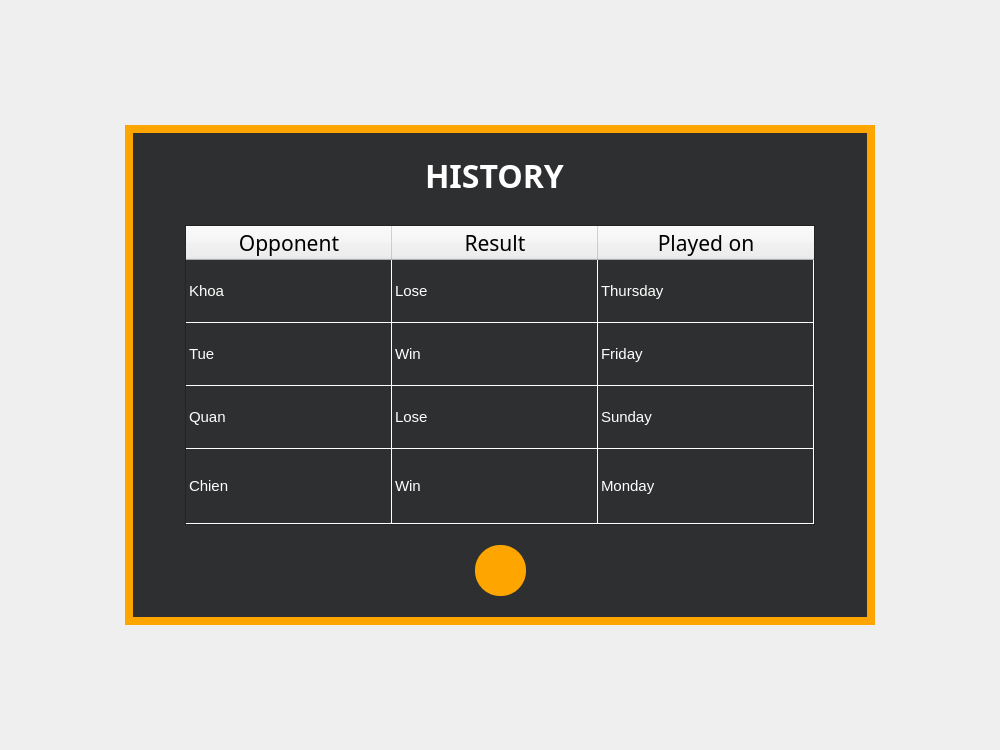
<?xml version="1.0" encoding="UTF-8"?>
<ui version="4.0">
 <class>history</class>
 <widget class="QWidget" name="history">
  <property name="windowModality">
   <enum>Qt::NonModal</enum>
  </property>
  <property name="enabled">
   <bool>true</bool>
  </property>
  <property name="geometry">
   <rect>
    <x>0</x>
    <y>0</y>
    <width>1000</width>
    <height>750</height>
   </rect>
  </property>
  <property name="contextMenuPolicy">
   <enum>Qt::DefaultContextMenu</enum>
  </property>
  <property name="windowTitle">
   <string>windowForm</string>
  </property>
  <property name="autoFillBackground">
   <bool>false</bool>
  </property>
  <property name="styleSheet">
   <string notr="true"/>
  </property>
  <widget class="QFrame" name="historyFrame">
   <property name="geometry">
    <rect>
     <x>125</x>
     <y>125</y>
     <width>750</width>
     <height>500</height>
    </rect>
   </property>
   <property name="autoFillBackground">
    <bool>false</bool>
   </property>
   <property name="styleSheet">
    <string notr="true">QFrame#historyFrame {
	background-color: rgb(46, 47, 48);
 border: 8px solid orange; 
}</string>
   </property>
   <property name="frameShape">
    <enum>QFrame::StyledPanel</enum>
   </property>
   <property name="frameShadow">
    <enum>QFrame::Raised</enum>
   </property>
   <widget class="QTableWidget" name="historyView">
    <property name="geometry">
     <rect>
      <x>60</x>
      <y>100</y>
      <width>630</width>
      <height>300</height>
     </rect>
    </property>
    <property name="sizePolicy">
     <sizepolicy hsizetype="Preferred" vsizetype="Preferred">
      <horstretch>0</horstretch>
      <verstretch>0</verstretch>
     </sizepolicy>
    </property>
    <property name="baseSize">
     <size>
      <width>0</width>
      <height>0</height>
     </size>
    </property>
    <property name="layoutDirection">
     <enum>Qt::LeftToRight</enum>
    </property>
    <property name="autoFillBackground">
     <bool>false</bool>
    </property>
    <property name="styleSheet">
     <string notr="true">QTableWidget { 
background-color: #2e2f30;
gridline-color: white;
border: 2px solid #fffff;
color: white

}
QTableWidget::item {
  
}
QHeaderView::section {
gridline-color: white;
}
</string>
    </property>
    <property name="frameShape">
     <enum>QFrame::StyledPanel</enum>
    </property>
    <property name="frameShadow">
     <enum>QFrame::Plain</enum>
    </property>
    <property name="lineWidth">
     <number>2</number>
    </property>
    <property name="verticalScrollBarPolicy">
     <enum>Qt::ScrollBarAsNeeded</enum>
    </property>
    <property name="horizontalScrollBarPolicy">
     <enum>Qt::ScrollBarAsNeeded</enum>
    </property>
    <property name="sizeAdjustPolicy">
     <enum>QAbstractScrollArea::AdjustToContents</enum>
    </property>
    <property name="editTriggers">
     <set>QAbstractItemView::NoEditTriggers</set>
    </property>
    <property name="alternatingRowColors">
     <bool>false</bool>
    </property>
    <property name="selectionMode">
     <enum>QAbstractItemView::NoSelection</enum>
    </property>
    <property name="iconSize">
     <size>
      <width>0</width>
      <height>0</height>
     </size>
    </property>
    <property name="horizontalScrollMode">
     <enum>QAbstractItemView::ScrollPerItem</enum>
    </property>
    <property name="showGrid">
     <bool>true</bool>
    </property>
    <property name="gridStyle">
     <enum>Qt::SolidLine</enum>
    </property>
    <property name="wordWrap">
     <bool>true</bool>
    </property>
    <property name="cornerButtonEnabled">
     <bool>true</bool>
    </property>
    <property name="rowCount">
     <number>4</number>
    </property>
    <property name="columnCount">
     <number>3</number>
    </property>
    <attribute name="horizontalHeaderVisible">
     <bool>true</bool>
    </attribute>
    <attribute name="horizontalHeaderCascadingSectionResizes">
     <bool>false</bool>
    </attribute>
    <attribute name="horizontalHeaderMinimumSectionSize">
     <number>40</number>
    </attribute>
    <attribute name="horizontalHeaderDefaultSectionSize">
     <number>206</number>
    </attribute>
    <attribute name="horizontalHeaderHighlightSections">
     <bool>false</bool>
    </attribute>
    <attribute name="horizontalHeaderStretchLastSection">
     <bool>true</bool>
    </attribute>
    <attribute name="verticalHeaderVisible">
     <bool>false</bool>
    </attribute>
    <attribute name="verticalHeaderCascadingSectionResizes">
     <bool>false</bool>
    </attribute>
    <attribute name="verticalHeaderDefaultSectionSize">
     <number>63</number>
    </attribute>
    <attribute name="verticalHeaderShowSortIndicator" stdset="0">
     <bool>false</bool>
    </attribute>
    <attribute name="verticalHeaderStretchLastSection">
     <bool>true</bool>
    </attribute>
    <row/>
    <row/>
    <row/>
    <row/>
    <column>
     <property name="text">
      <string>Opponent</string>
     </property>
     <property name="font">
      <font>
       <family>Segoe UI Semibold</family>
       <pointsize>16</pointsize>
       <bold>false</bold>
      </font>
     </property>
     <property name="background">
      <color>
       <red>78</red>
       <green>79</green>
       <blue>80</blue>
      </color>
     </property>
    </column>
    <column>
     <property name="text">
      <string>Result</string>
     </property>
     <property name="font">
      <font>
       <family>Segoe UI Semibold</family>
       <pointsize>16</pointsize>
      </font>
     </property>
     <property name="background">
      <color>
       <red>78</red>
       <green>79</green>
       <blue>80</blue>
      </color>
     </property>
    </column>
    <column>
     <property name="text">
      <string>Played on</string>
     </property>
     <property name="font">
      <font>
       <family>Segoe UI Semibold</family>
       <pointsize>16</pointsize>
      </font>
     </property>
     <property name="background">
      <color>
       <red>78</red>
       <green>79</green>
       <blue>80</blue>
      </color>
     </property>
    </column>
    <item row="0" column="0">
     <property name="text">
      <string>Khoa</string>
     </property>
     <property name="font">
      <font>
       <pointsize>11</pointsize>
      </font>
     </property>
    </item>
    <item row="0" column="1">
     <property name="text">
      <string>Lose</string>
     </property>
     <property name="font">
      <font>
       <pointsize>11</pointsize>
      </font>
     </property>
    </item>
    <item row="0" column="2">
     <property name="text">
      <string>Thursday</string>
     </property>
     <property name="font">
      <font>
       <pointsize>11</pointsize>
      </font>
     </property>
    </item>
    <item row="1" column="0">
     <property name="text">
      <string>Tue</string>
     </property>
     <property name="font">
      <font>
       <pointsize>11</pointsize>
      </font>
     </property>
    </item>
    <item row="1" column="1">
     <property name="text">
      <string>Win</string>
     </property>
     <property name="font">
      <font>
       <pointsize>11</pointsize>
      </font>
     </property>
    </item>
    <item row="1" column="2">
     <property name="text">
      <string>Friday</string>
     </property>
     <property name="font">
      <font>
       <pointsize>11</pointsize>
      </font>
     </property>
    </item>
    <item row="2" column="0">
     <property name="text">
      <string>Quan</string>
     </property>
     <property name="font">
      <font>
       <pointsize>11</pointsize>
      </font>
     </property>
    </item>
    <item row="2" column="1">
     <property name="text">
      <string>Lose</string>
     </property>
     <property name="font">
      <font>
       <pointsize>11</pointsize>
      </font>
     </property>
    </item>
    <item row="2" column="2">
     <property name="text">
      <string>Sunday</string>
     </property>
     <property name="font">
      <font>
       <pointsize>11</pointsize>
      </font>
     </property>
    </item>
    <item row="3" column="0">
     <property name="text">
      <string>Chien</string>
     </property>
     <property name="font">
      <font>
       <pointsize>11</pointsize>
      </font>
     </property>
    </item>
    <item row="3" column="1">
     <property name="text">
      <string>Win</string>
     </property>
     <property name="font">
      <font>
       <pointsize>11</pointsize>
      </font>
     </property>
    </item>
    <item row="3" column="2">
     <property name="text">
      <string>Monday</string>
     </property>
     <property name="font">
      <font>
       <pointsize>11</pointsize>
      </font>
     </property>
    </item>
   </widget>
   <widget class="QLabel" name="label">
    <property name="geometry">
     <rect>
      <x>300</x>
      <y>10</y>
      <width>161</width>
      <height>80</height>
     </rect>
    </property>
    <property name="sizePolicy">
     <sizepolicy hsizetype="Preferred" vsizetype="Preferred">
      <horstretch>0</horstretch>
      <verstretch>0</verstretch>
     </sizepolicy>
    </property>
    <property name="font">
     <font>
      <family>Segoe UI Semibold</family>
      <pointsize>24</pointsize>
      <bold>true</bold>
     </font>
    </property>
    <property name="styleSheet">
     <string notr="true">color: white
</string>
    </property>
    <property name="text">
     <string>HISTORY</string>
    </property>
   </widget>
   <widget class="QPushButton" name="pushButton">
    <property name="geometry">
     <rect>
      <x>350</x>
      <y>420</y>
      <width>51</width>
      <height>51</height>
     </rect>
    </property>
    <property name="cursor">
     <cursorShape>PointingHandCursor</cursorShape>
    </property>
    <property name="styleSheet">
     <string notr="true">QPushButton { 
background-color: orange; border-radius: 25px; 
}</string>
    </property>
    <property name="text">
     <string/>
    </property>
    <property name="icon">
     <iconset resource="resource.qrc">
      <normaloff>:/home/assets/arrow-left.png</normaloff>:/home/assets/arrow-left.png</iconset>
    </property>
    <property name="iconSize">
     <size>
      <width>30</width>
      <height>55</height>
     </size>
    </property>
   </widget>
  </widget>
  <widget class="QFrame" name="bgFrame">
   <property name="geometry">
    <rect>
     <x>0</x>
     <y>0</y>
     <width>1000</width>
     <height>750</height>
    </rect>
   </property>
   <property name="styleSheet">
    <string notr="true">background-image: url(:/home/assets/home.jpg);</string>
   </property>
   <property name="frameShape">
    <enum>QFrame::NoFrame</enum>
   </property>
   <property name="frameShadow">
    <enum>QFrame::Plain</enum>
   </property>
  </widget>
  <zorder>bgFrame</zorder>
  <zorder>historyFrame</zorder>
 </widget>
 <resources>
  <include location="resource.qrc"/>
 </resources>
 <connections/>
</ui>
